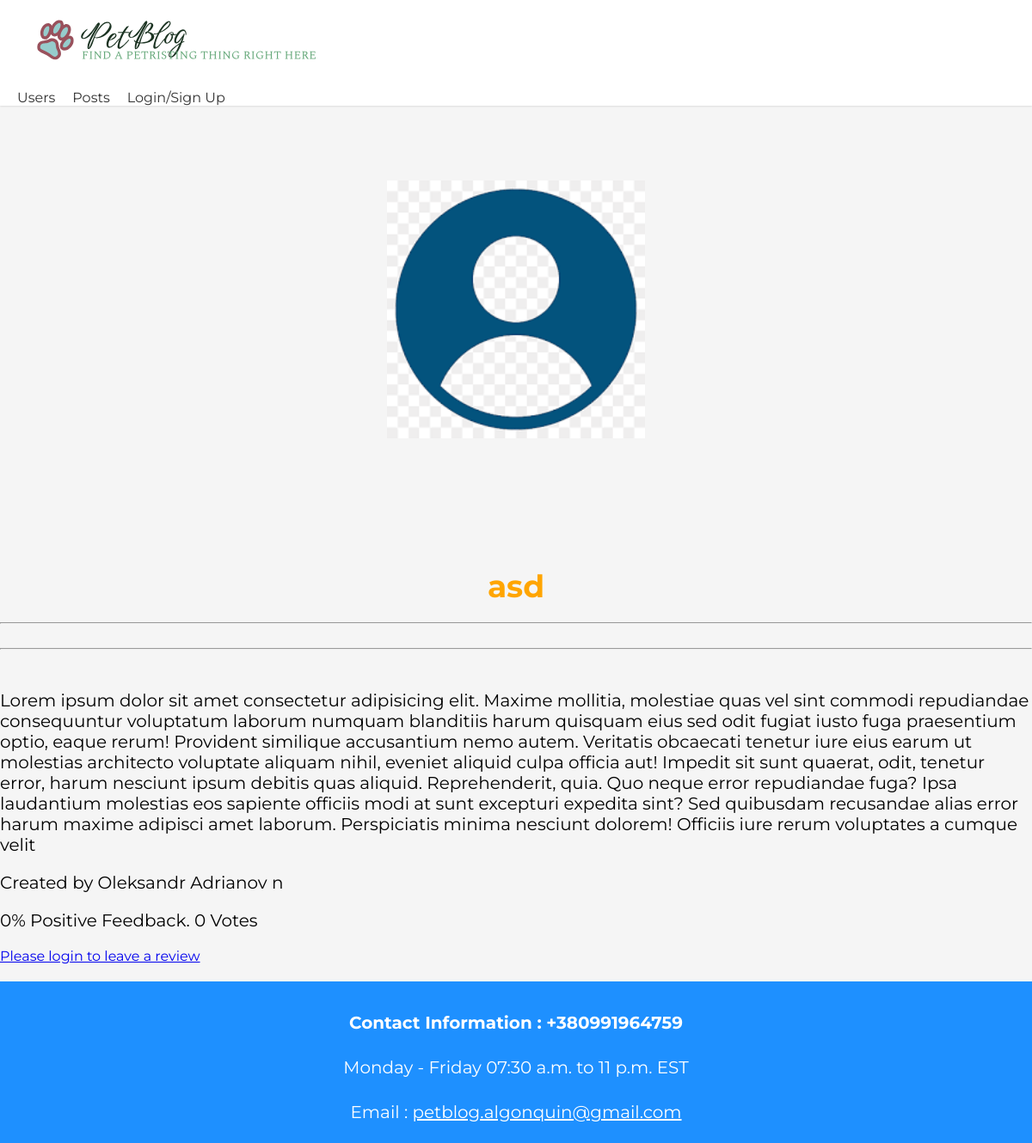
Before: /projects/project/17 with the older database file.
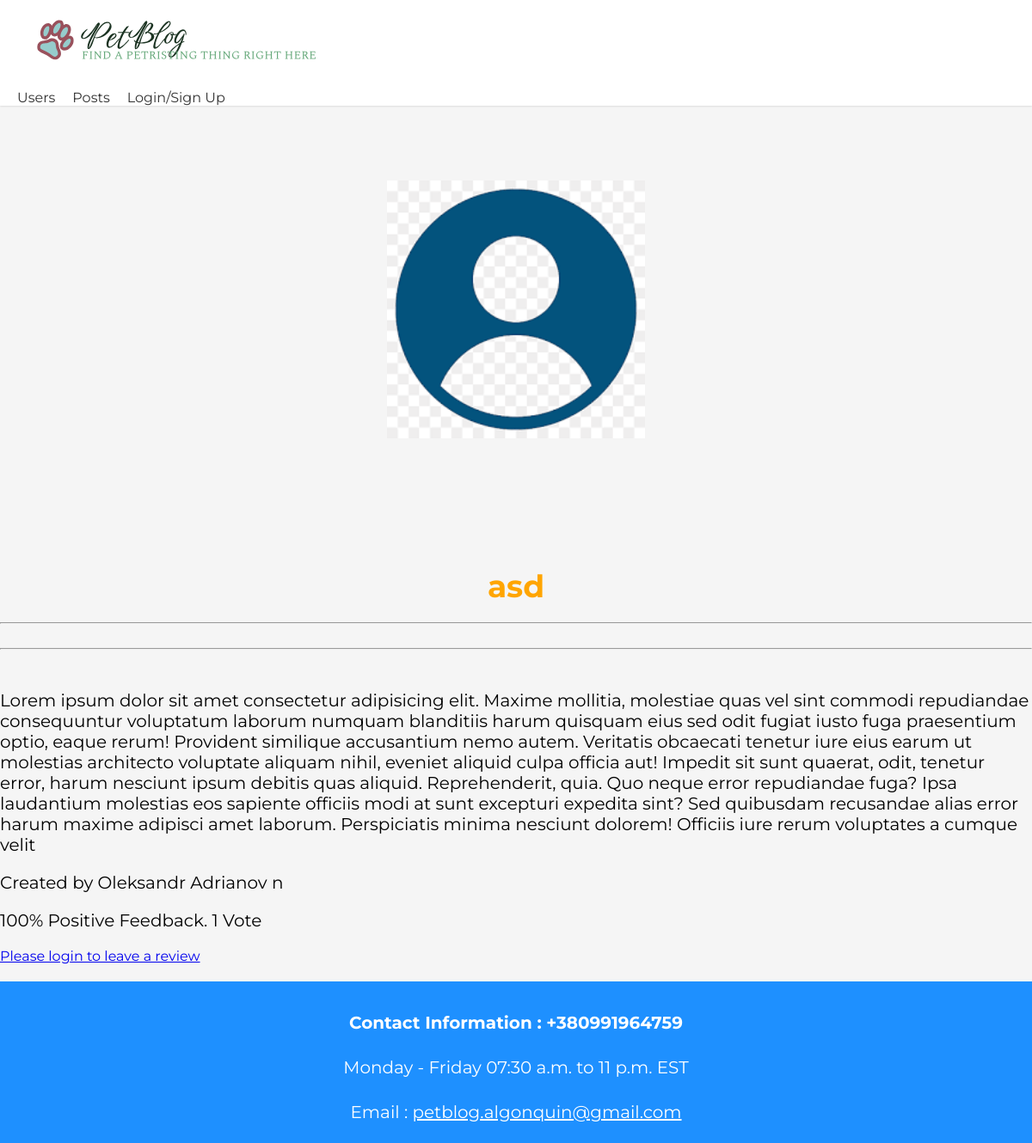
After: the same page with the newer database file.
### projects/models.py (models this page shows, shortened)
class Project(models.Model):
    owner = models.ForeignKey(Profile, null=True, blank=True, on_delete=models.SET_NULL)
    title = models.CharField(max_length=200)
    featured_image = models.ImageField(null=True, blank=True, default='default.png')
    description = models.TextField(null=True, blank=True)
    demo_link = models.CharField(max_length=2000, null=True, blank=True)
    source_link = models.CharField(max_length=2000, null=True, blank=True)
    tags = models.ManyToManyField("Tag", blank=True)
    vote_total = models.IntegerField(default=0, null=True, blank=True)
    vote_ratio = models.IntegerField(default=0, null=True, blank=True)
    created = models.DateTimeField(auto_now_add=True)
    class Meta:
        ordering = ['-created']
    @property
    def reviewers(self):
        queryset = self.review_set.all().values_list('owner__id', flat=True)
        return queryset

### users/models.py (models this page shows, shortened)
class Profile(models.Model):
    user = models.OneToOneField(User, on_delete=models.CASCADE, null=True, blank=True)
    name = models.CharField(max_length=200, blank=True, null=True)
    email = models.EmailField(max_length=200, blank=True, null=True)
    username = models.CharField(max_length=200, blank=True, null=True)
    location = models.CharField(max_length=200, blank=True, null=True)
    short_intro = models.CharField(max_length=200, blank=True, null=True)
    bio = models.TextField(blank=True, null=True)
    profile_image = models.ImageField(null=True, blank=True, upload_to='profiles/', default='profiles/default.png')
    social_instagram = models.CharField(max_length=200, blank=True, null=True)
    social_facebook = models.CharField(max_length=200, blank=True, null=True)
    social_twitter = models.CharField(max_length=200, blank=True, null=True)
    created = models.DateTimeField(auto_now_add=True)

### projects/views.py (the view, shortened to what this page needs)
# urls.py: path('project/<str:pk>', views.project, name="project"),
def project(request, pk):
    project = Project.objects.get(id=pk)
    form = ReviewForm()
    context = {'project': project, 'form': form}
    return render(request, 'projects/single-project.html', context)

### projects/templates/projects/single-project.html (shortened to what this page needs)
{% extends 'main.html' %}
{% block content %}
<div class="single-post">
    <img src="{{ project.featured_image.url }}" alt="{{ project.title }}">
</div>
<h1 class="project-title">{{ project.title }}</h1>
<hr>
<hr>
<br>
<p>{{ project.description }}</p>
<p class="owner">Created by {{ project.owner.name }}</p>
<p class="votes">{{ project.vote_ratio }}% Positive Feedback. {{ project.vote_total }} Vote{{ project.vote_total|pluralize:"s" }}</p>
{% if request.user.profile.id in project.reviewers %}
{% elif request.user.profile == project.owner %}
<p>You can not review your own work</p>
{% else %}
<a href="{% url 'login' %}?next={{ request.path }}">Please login to leave a review</a>
{% endif %}
{% endblock %}

Changed rows visible on the page:
changed Project "asd": vote_ratio "0" → "100"; vote_total "0" → "1"
